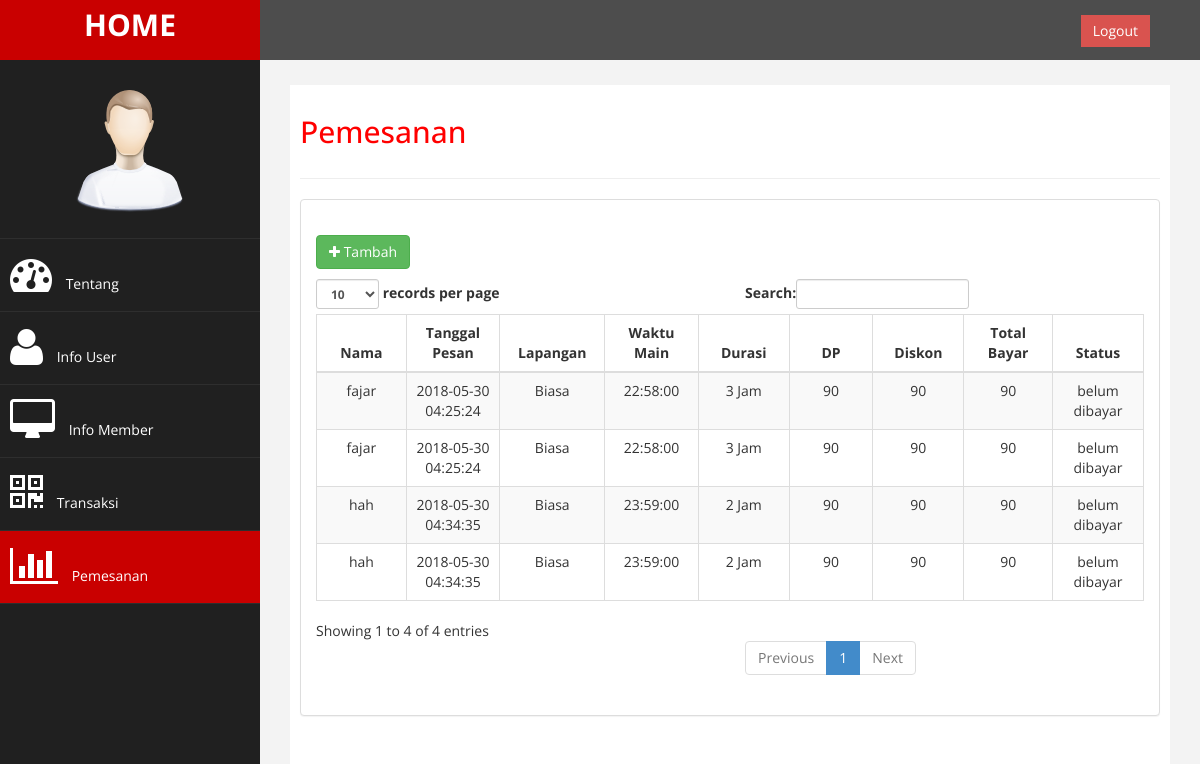
The page /index.php/pemesanan on the database its author committed.
### tables this page shows
CREATE TABLE `pemesanan` (
  `id_pesan` int(5) NOT NULL,
  `nama` varchar(20) NOT NULL,
  `waktu_pesan` timestamp NOT NULL DEFAULT CURRENT_TIMESTAMP,
  `waktu_main` time NOT NULL,
  `durasi` int(11) NOT NULL,
  `dp` int(11) NOT NULL,
  `diskon` int(11) NOT NULL,
  `total_bayar` float NOT NULL,
  `status` text NOT NULL,
  `id_member` int(7) DEFAULT NULL,
  `id_user` int(7) DEFAULT NULL,
  `id_lapangan` varchar(4) NOT NULL
);

CREATE TABLE `lapangan` (
  `id_lapangan` varchar(4) NOT NULL,
  `tipe_lapangan` varchar(20) NOT NULL,
  `harga` int(11) NOT NULL,
  `id_waktu` varchar(7) NOT NULL
);

### application/controllers/Pemesanan.php (called while the page is built, shortened)
<?php
class Pemesanan extends CI_Controller {
	public $model = NULL;
	public function __construct(){
		$this->load->model('Pemesanan_model');
		$this->model = $this->Pemesanan_model;
		$this->load->database();
		$this->load->helper ('url');
	}
	public function index(){
		$this->read();
	}
	public function read(){
		$rows = $this->model->read();
		$this->load->view('pemesanan/read_pemesanan', [
			'rows'	=>	$rows,
		]);
	}
}
?>

### index.php (called while the page is built, shortened)
<?php
require_once BASEPATH.'core/CodeIgniter.php';

### application/models/Pemesanan_model.php (called while the page is built, shortened)
<?php
class pemesanan_model extends CI_Model{
	public function read(){
		$sql = "SELECT * FROM pemesanan JOIN lapangan JOIN user WHERE pemesanan.id_lapangan = lapangan.id_lapangan ORDER BY waktu_pesan";
		$query=$this->db->query($sql);
		return $query->result();
	}
}
?>

### application/views/pemesanan/read_pemesanan.php (the view, shortened to what this page needs)
<!DOCTYPE html>
<html xmlns="http://www.w3.org/1999/xhtml">
<head>
    <link href="<?php echo base_url();?>assets/css/bootstrap.css" rel="stylesheet" />
    <link href="<?php echo base_url();?>assets/css/font-awesome.css" rel="stylesheet" />
    <link href="<?php echo base_url();?>assets/js/morris/morris-0.4.3.min.css" rel="stylesheet" />
    <link href="<?php echo base_url();?>assets/css/custom.css" rel="stylesheet" />
</head>
<body>
    <div id="wrapper">
        <nav class="navbar navbar-default navbar-cls-top " role="navigation" style="margin-bottom: 0">
            <div class="navbar-header">
                <a class="navbar-brand" href="beranda">HOME</a>
            </div>
  <div style="color: white;
padding: 15px 50px 5px 50px;
float: right;
font-size: 16px;">  &nbsp; <a href="login" class="btn btn-danger square-btn-adjust">Logout</a> </div>
        </nav>
                <nav class="navbar-default navbar-side" role="navigation">
            <div class="sidebar-collapse">
                <ul class="nav" id="main-menu">
                <li class="text-center">
                    <img src="<?php echo base_url();?>assets/img/find_user.png" class="user-image img-responsive"/>
                    </li>
                    <li>
                        <a   href="Beranda"><i class="fa fa-dashboard fa-3x"></i> Tentang</a>
                    </li>
                     <li>
                        <a  href="User"><i class="fa fa-user fa-3x"></i> Info User</a>
                    </li>
                    <li>
                        <a  href="Member"><i class="fa fa-desktop fa-3x"></i> Info Member</a>
                    </li>
                    <li>
                        <a  href="Transaksi"><i class="fa fa-qrcode fa-3x"></i> Transaksi</a>
                    </li>
                    <li  >
                        <a class="active-menu" href="Pemesanan"><i class="fa fa-bar-chart-o fa-3x"></i> Pemesanan</a>
                    </li>
                </ul>
            </div>
        </nav>
        <div id="page-wrapper" >
            <div id="page-inner">
                <div class="row">
                    <div class="col-md-12">
                    <h2>Pemesanan</h2>
                    </div>
                </div>
                 <hr />
            <div class="row">
                <div class="col-md-12">
                    <div class="panel panel-default">
                        <div class="panel-body">
                            <div class="table-responsive">
                                <table class="table table-striped table-bordered table-hover" id="dataTables-example">
                                    <thead>
                                        <tr>
                                            <th width="100"><center>Nama</center></th>
                                            <th width="100"><center>Tanggal Pesan</center></th>
                                            <th width="100"><center>Lapangan</center></th>
                                            <th width="100"><center>Waktu Main</center></th>
                                            <th width="100"><center>Durasi</center></th>
                                            <th width="100"><center>DP</center></th>
                                            <th width="100"><center>Diskon</center></th>
                                            <th width="100"><center>Total Bayar </center></th>
                                            <th width="100"><center>Status</center></th>
                                        </tr>
                                    </thead>
                                    <p><a href="<?php echo base_url('Pemesanan/create')?>">
                                        <button class="btn btn-success"><i class="fa fa-plus"></i> Tambah</button></a></p>
                                    <tbody>
                                        <?php
                                                foreach ($rows as $row) {
                                            ?>
                                            <tr>
                                                <td><center><?php echo $row->nama; ?></center></td>
                                                <td><center><?php echo $row->waktu_pesan; ?></center></td>
                                                <td><center><?php echo $row->tipe_lapangan; ?></center></td>
                                                <td><center><?php echo $row->waktu_main; ?></center></td>
                                                <td><center><?php echo $row->durasi; ?> Jam</center></td>
                                                <td><center><?php echo $row->dp; ?></center></td>
                                                <td><center><?php echo $row->diskon; ?></center></td>
                                                <td><center><?php echo $row->total_bayar; ?></center></td>
                                                <td><center><?php echo $row->status; ?></center></td>
                                            </tr>
                                            <?php
                                            }
                                            ?>
                                    </tbody>
                                </table>
                            </div>
                        </div>
                    </div>
                </div>
            </div>
        </div>
    </div>
        </div>
</body>
</html>

### assets/css/custom.css (style rules this page uses)
body { font-family: 'Open Sans', sans-serif; }
#wrapper { width: 100%; background:#202020; }
#page-wrapper { padding: 15px 15px; min-height: 600px; background:#F3F3F3; }
#page-inner { width:100%; margin:10px 20px 10px 0px; background-color:#fff!important; padding:10px; min-height:1200px; }
.text-center { text-align:center; }
h2 { color: #f00; }
.square-btn-adjust { border: 0px solid transparent; -webkit-border-radius: 0px; -moz-border-radius: 0px; border-radius: 0px; }
p { font-size:16px; line-height:25px; padding-top:20px; }
.user-image { margin: 25px auto; -webkit-border-radius: 10px; -moz-border-radius: 10px; border-radius: 10px; max-height:170px; max-width:170px; }
.navbar-cls-top .navbar-brand { color: #fff; background: #C90000; width: 260px; text-align: center; height: 60px; font-size: 30px; font-weight: 700; }
.active-menu { background-color:#C90000!important; }
.sidebar-collapse , .sidebar-collapse .nav { background:none; }
.sidebar-collapse .nav { padding:0; }
.sidebar-collapse .nav > li > a { color:#fff; background:#202020; text-shadow:none; }
.sidebar-collapse > .nav > li > a { padding:15px 10px; }
.sidebar-collapse > .nav > li { border-bottom: 1px solid rgba(107, 108, 109, 0.19); }
.navbar-side { border:none; background-color: #202020; }
.navbar-cls-top { background:#4D4D4D; border-bottom:none; }
.navbar-default { border:0px solid black; }
.navbar-header { background: #A70303; }
.nav > li > a > i { margin-right:10px; }
@media (min-width:768px) { #page-wrapper { margin: 0 0 0 260px; padding: 15px 30px; min-height: 1200px; } }
@media (min-width:768px) { .navbar-side { z-index: 1; position: absolute; width: 260px; } }
@media (min-width:768px) { .navbar { border-radius: 0px; } }

### rows shown on the page
pemesanan: nama "fajar", waktu_pesan "2018-05-30 04:25:24", id_lapangan.tipe_lapangan "Biasa", waktu_main "22:58:00", durasi "3", dp "90", diskon "90", total_bayar "90", status "belum dibayar"
pemesanan: nama "hah", waktu_pesan "2018-05-30 04:34:35", id_lapangan.tipe_lapangan "Biasa", waktu_main "23:59:00", durasi "2", dp "90", diskon "90", total_bayar "90", status "belum dibayar"
